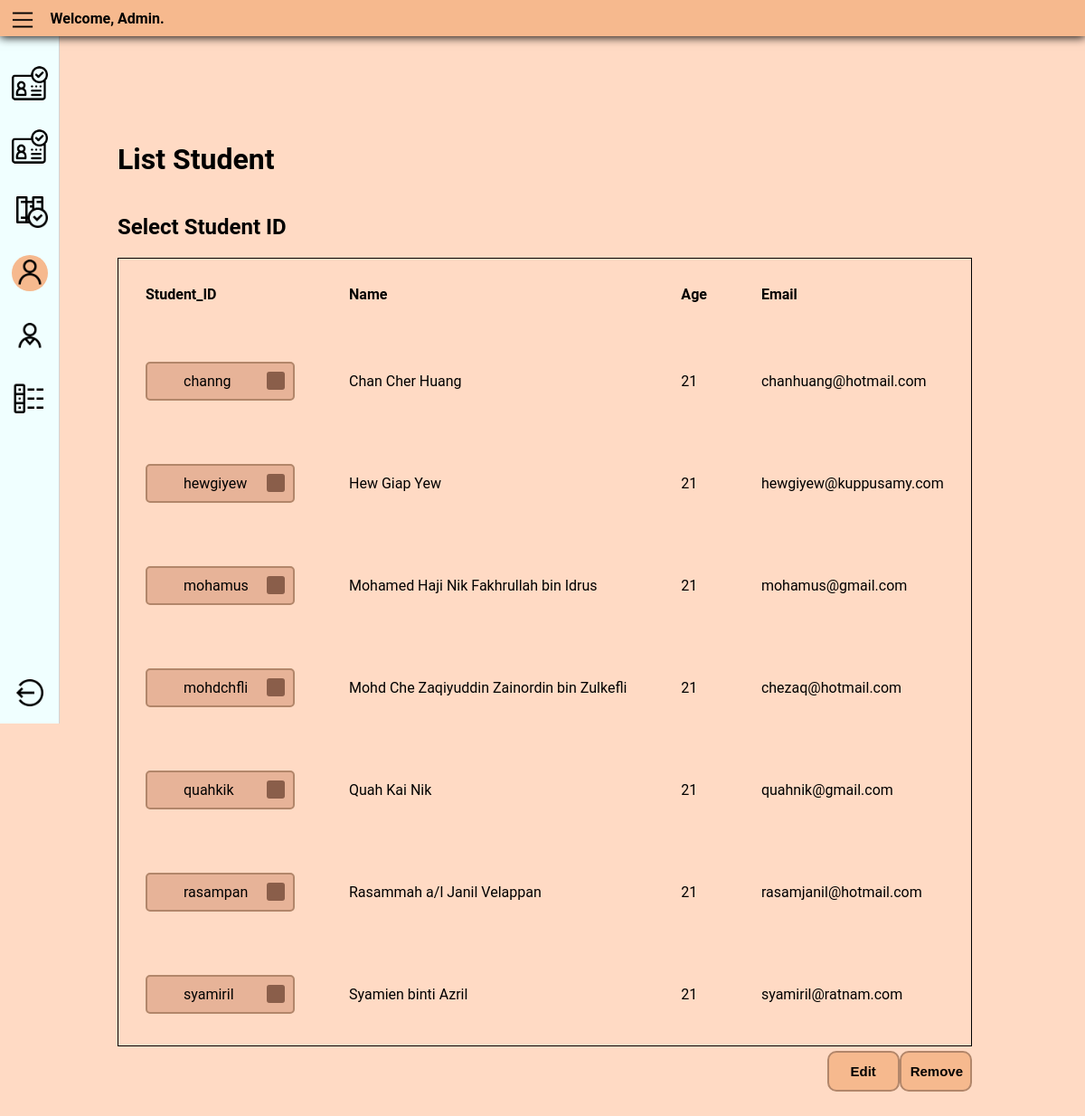
The page /admin/ListUser/student_list/list_student.php on the database its author committed.
### tables this page shows
CREATE TABLE `Student` (
  `STUDENT_ID` varchar(10) NOT NULL,
  `NAME` varchar(90) DEFAULT NULL,
  `PASSWORD` varchar(70) NOT NULL,
  `AGE` decimal(10,0) DEFAULT NULL,
  `EMAIL` varchar(80) DEFAULT NULL,
  `ISVERIFIED` bit(1) DEFAULT NULL
);

### admin/ListUser/student_list/list_student.php (the view, shortened to what this page needs)
<?php
require('../../../src/database.php');
?>
<!DOCTYPE html>
<html lang="en">
<head>
    <link rel="stylesheet" href="../../admin.css" type="text/css">
    <link rel="stylesheet" href="../../../supervisor/css/sidebar_header.css" type="text/css">
</head>
<body>
<header class="header">
    <img class="menu-icon" src="../../../src/icon/menu_128px.png" alt="menu icon" title="Menu">
    <div class="welcome-msg">
        Welcome, Admin.
    </div>
</header>
<div class="container">
    <div class="sidebar">
        <div class="middle-sidebar">
            <ul class="sidebar-item-list">
                <li>
                    <a href="../../VerifyUser/verify_supervisor.php"><img class="sidebar-item"
                                                                          src="../../../src/icon/verify_128px.png"
                                                                          alt="verify supervisor"
                                                                          title="Verify Supervisor"></a>
                </li>
                <li>
                    <a href="../../VerifyUser/verify_student.php"><img class="sidebar-item"
                                                                       src="../../../src/icon/verify_128px.png"
                                                                       alt="verify student" title="Verify Student"></a>
                </li>
                <li>
                    <a href="../../adminProject/verify_project.php"><img class="sidebar-item"
                                                                         src="../../../src/icon/verify_project_128px.png"
                                                                         alt="verify project"
                                                                         title="Verify Project"></a>
                </li>
                <li>
                    <a href="list_student.php"><img class="sidebar-item selected"
                                                    src="../../../src/icon/list_student_128px.png" alt="list student"
                                                    title="List Student"></a>
                </li>
                <li>
                    <a href="../supervisor_list/list_supervisor.php"><img class="sidebar-item"
                                                                          src="../../../src/icon/list_supervisor_128px.png"
                                                                          alt="list supervisor"
                                                                          title="List Supervisor"></a>
                </li>
                <li>
                    <a href="../../adminProject/list_project.php"><img class="sidebar-item"
                                                                       src="../../../src/icon/project_list_128px.png"
                                                                       alt="list project"
                                                                       title="List Project"></a>
                </li>
            </ul>
        </div>
        <div class="bottom-sidebar">
            <ul class="sidebar-item-list">
                <li>
                    <a href="../../../src/logout.php"><img class="sidebar-item" src="../../../src/icon/logout_128px.png"
                                                           alt="logout icon" title="Logout"></a>
                </li>
            </ul>
        </div>
    </div>
    <div class="content">
        <div class="verify-box">
            <h1>List Student</h1>
            <h2>Select Student ID</h2>
            <form action="listStudent_function.php" method="post">
                <table>
                    <tr>
                        <th>Student_ID</th>
                        <th>Name</th>
                        <th>Age</th>
                        <th>Email</th>
                    </tr>
                    <?php
                    $sql = "SELECT * from Student where ISVERIFIED = 1";
                    $result = $con->query($sql);
                    if ($result->num_rows > 0) {
                        while ($row = $result->fetch_assoc()) {
                            echo '<tr>
                        <td><div class="radioBtn">
                        <input type="radio" value="' . $row["STUDENT_ID"] . '"
                        id="'.$row["STUDENT_ID"].'" name="selectRadio">
                        <label for="'.$row["STUDENT_ID"].'">' . $row["STUDENT_ID"] . '</label>
                        </div> </td>
                        <td>' . $row["NAME"] . '</td>
                        <td>' . $row["AGE"] . '</td>
                        <td>' . $row["EMAIL"] . '</td>
                       </tr>';
                        }
                        echo "</table>";
                    } else
                        echo "0 result";
                    ?>
                <tfoot>
                <tr>
                    <td>
                        <div class="floated">
                            <button class="listBtn" name="editBtn">Edit</button>
                            <button class="listBtn" name="removeBtn">Remove</button>
                        </div>
                    </td>
                </tr>
                </tfoot>
            </form>
        </div>
    </div>
</div>
</body>
</html>

### admin/admin.css (style rules this page uses)
:root { --bodyColour: #ffdac4; --containerColour: #f6b98e; }
body { background-color: var(--bodyColour); margin: 0; }
.sidebar { margin-right: 2rem; }
.verify-box { margin-top: 2rem; display: flex; flex-direction: column; padding-bottom: 2rem; padding-top: 2rem; margin-left: auto; margin-right: auto; }
.listBtn { background-color: var(--containerColour); color: black; height: 3em; width: 80px; font-size: 15px; font-weight: bold; border-radius: 10px; position: relative; padding: 10px; transition-duration: 0.4s; border: 2px solid #b2866a; margin-top: 5px; }
table { border-collapse: collapse; border: 1px solid; border-spacing: 10px; width: 100%; }
th, td { padding: 30px; text-align: left; }
.floated { display: flex; justify-content: flex-end; }
.radioBtn { position: relative; display: block; margin-top: 5px; margin-bottom: 5px; width: 165px; }
.radioBtn label { display: block; background: rgba(206, 136, 104, 0.48); color: black; border-radius: 5px; padding: 10px 40px; border: 2px solid #b2866a; cursor: pointer; }
.radioBtn label:after, .radioBtn label:before { content: ""; position: absolute; right: 11px; top: 11px; width: 20px; height: 20px; border-radius: 3px; background: #8a5e4a; }
.radioBtn label:before { background: transparent; transition: 0.1s width cubic-bezier(0.075, 0.82, 0.165, 1) 0s, 0.3s height cubic-bezier(0.075, 0.82, 0.165, 2) 0.1s; z-index: 2; overflow: hidden; background-repeat: no-repeat; background-size: 13px; background-position: center; width: 0; height: 0; }

### supervisor/css/sidebar_header.css (style rules this page uses)
:root { --bodyColour: #ffdac4; --containerColour: #f6b98e; --DarkercontainerColour: #ff8834; --shadowColour: #b14b02; --headerHeight: 40px; }
body { font-family: "Roboto", Verdana, Arial, sans-serif; background-color: var(--bodyColour); margin: 0; }
.header { background-color: var(--containerColour); position: sticky; top: 0; display: flex; height: var(--headerHeight); box-shadow: 0 1px 10px black; align-items: center; z-index: 9999; }
.menu-icon { width: 30px; height: 30px; padding-top: 0.3em; padding-left: 0.6em; }
.sidebar { flex-shrink: 0; overflow: hidden; background-color: azure; width: 65px; border-right: 1px solid lightgrey; display: flex; flex-direction: column; position: sticky; height: calc(100vh - var(--headerHeight)); left: 0; top: var(--headerHeight); }
.middle-sidebar { width: 100%; flex-grow: 1; overflow-y: auto; overflow-x: hidden; margin: 1rem 0; }
.bottom-sidebar { width: 100%; }
.container { display: flex; }
.sidebar-item-list { list-style: none; display: flex; flex-direction: column; align-items: center; margin: 0; padding: 0; }
.sidebar-item { width: 40px; height: 40px; margin-top: 1rem; margin-bottom: 10px; }
.content { display: flex; margin: 2rem; }
.welcome-msg { display: inline; padding-left: 1rem; font-weight: bold; }
.sidebar-item.selected { background-color: var(--containerColour); border-radius: 100px; }

### rows shown on the page
student: STUDENT_ID "channg", NAME "Chan Cher Huang", AGE "21", EMAIL "chanhuang@hotmail.com"
student: STUDENT_ID "hewgiyew", NAME "Hew Giap Yew", AGE "21", EMAIL "hewgiyew@kuppusamy.com"
student: STUDENT_ID "mohamus", NAME "Mohamed Haji Nik Fakhrullah bin Idrus", AGE "21", EMAIL "mohamus@gmail.com"
student: STUDENT_ID "mohdchfli", NAME "Mohd Che Zaqiyuddin Zainordin bin Zulkefli", AGE "21", EMAIL "chezaq@hotmail.com"
student: STUDENT_ID "quahkik", NAME "Quah Kai Nik", AGE "21", EMAIL "quahnik@gmail.com"
student: STUDENT_ID "rasampan", NAME "Rasammah a/l Janil Velappan", AGE "21", EMAIL "rasamjanil@hotmail.com"
student: STUDENT_ID "syamiril", NAME "Syamien binti Azril", AGE "21", EMAIL "syamiril@ratnam.com"
